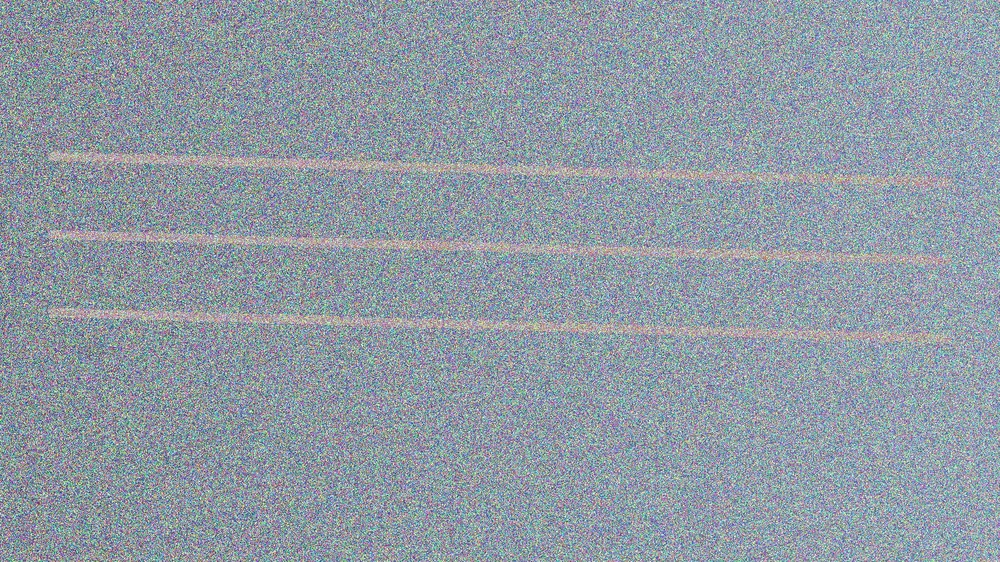
#> input picture tests/test_data/images/conductor_sample.jpg, 1000 x 562 px, shrunk from 1920 x 1080 before the run; its folder holds only this picture in this run
$ python generate_adversarial_images.py
#> lines starting #> are read from the running program, lines starting #| are printed output that depends on the picture; after the words box and inside, x2 and y2 are one past the last pixel; in counts of white or black regions, pixels touching at a corner belong together
#!/usr/bin/env python3
"""
Adversarial Image Generator for Infrastructure Detection Model Testing

This script generates challenging augmented images to stress-test and potentially
confuse the infrastructure detection model. Techniques include:

1. Weather effects (fog, rain, snow, haze)
2. Lighting extremes (night, overexposure, harsh shadows)
3. Motion and camera blur
4. Occlusion and partial visibility
5. Noise and compression artifacts
6. Perspective distortions
7. Color/texture confusion patterns
8. Adversarial patches (confusing backgrounds)
"""

import os
import cv2
import numpy as np
from pathlib import Path
import random
import shutil

# Try to import albumentations, fall back to basic OpenCV if not available
try:
    import albumentations as A
    HAS_ALBUMENTATIONS = True
except ImportError:
    HAS_ALBUMENTATIONS = False
    print("Warning: albumentations not installed. Using basic OpenCV augmentations.")


class AdversarialImageGenerator:
    """Generate challenging images to test model robustness."""

    def __init__(self, output_dir: str = "adversarial_test_images"):
#> called with output_dir = '/home/user/BAHB/adversarial_test_images'
        self.output_dir = Path(output_dir)
        self.output_dir.mkdir(parents=True, exist_ok=True)

        # Create subdirectories for different challenge types
        self.challenge_types = [
            'weather', 'lighting', 'blur', 'occlusion',
            'noise', 'perspective', 'color_shift', 'combined'
        ]
        for challenge in self.challenge_types:
            (self.output_dir / challenge).mkdir(exist_ok=True)
#> in process_images, image is the input picture: shape (562, 1000, 3); mean B, G, R 165.1, 155, 144.1

    # ============= WEATHER EFFECTS =============
    def add_fog(self, image: np.ndarray, intensity: float = 0.5) -> np.ndarray:
        """Add realistic fog effect."""
#> called with intensity = 0.3
        fog_layer = np.ones_like(image, dtype=np.float32) * 255
        # Create varying fog density
        h, w = image.shape[:2]
        gradient = np.linspace(0.3, 1.0, h).reshape(-1, 1)
        gradient = np.tile(gradient, (1, w))
        gradient = np.stack([gradient] * 3, axis=-1)

        fog_layer = (fog_layer * gradient * intensity).astype(np.float32)
        image_float = image.astype(np.float32)
        result = image_float * (1 - intensity * 0.7) + fog_layer * intensity * 0.7
        return np.clip(result, 0, 255).astype(np.uint8)

    def add_rain(self, image: np.ndarray, intensity: float = 0.5) -> np.ndarray:
        """Add rain streaks effect."""
#> called with intensity = 0.6
        h, w = image.shape[:2]
        rain_layer = np.zeros((h, w), dtype=np.uint8)

        # Create rain streaks
        num_drops = int(intensity * 500)
        for _ in range(num_drops):
            x = random.randint(0, w - 1)
            y = random.randint(0, h - 1)
            length = random.randint(10, 30)
            thickness = 1
            # Rain falls at an angle
            angle = random.uniform(-0.2, 0.2)
            x2 = int(x + length * angle)
            y2 = min(h - 1, y + length)
            cv2.line(rain_layer, (x, y), (x2, y2), 200, thickness)
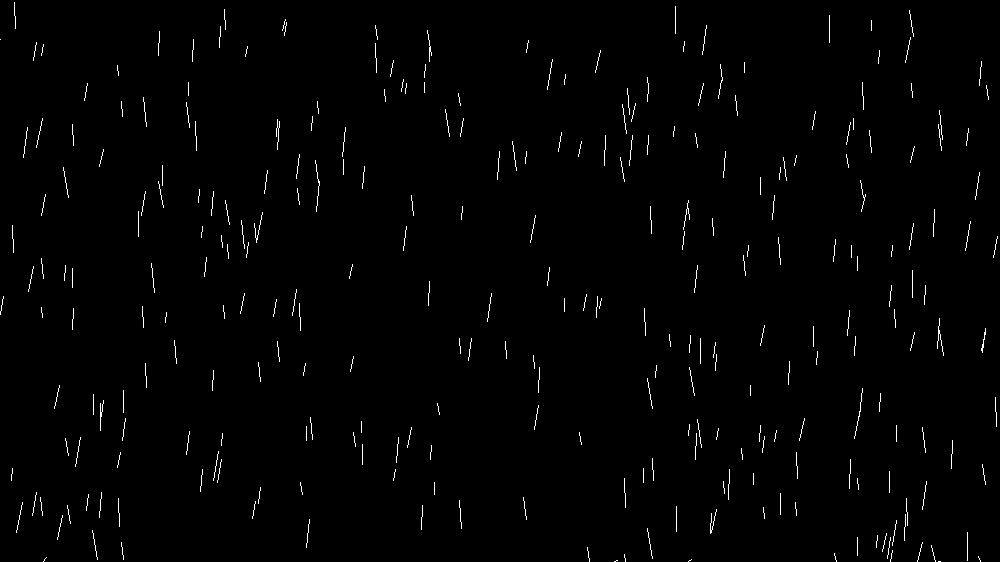
#> rain_layer: shape (562, 1000); values 0 (black) and 200 (white), 1.1% white in thin lines or dots

        # Blur the rain slightly
        rain_layer = cv2.GaussianBlur(rain_layer, (3, 3), 0)

        # Darken the image slightly (rain = overcast)
        darkened = cv2.addWeighted(image, 0.85, np.zeros_like(image), 0, 0)

        # Add rain layer
        rain_layer = cv2.cvtColor(rain_layer, cv2.COLOR_GRAY2BGR)
#> rain_layer: shape (562, 1000, 3)
        result = cv2.add(darkened, rain_layer)
        return result

    def add_snow(self, image: np.ndarray, intensity: float = 0.5) -> np.ndarray:
        """Add snow effect."""
#> called with intensity = 0.5
        h, w = image.shape[:2]
        snow_layer = np.zeros((h, w), dtype=np.uint8)

        num_flakes = int(intensity * 1000)
        for _ in range(num_flakes):
            x = random.randint(0, w - 1)
            y = random.randint(0, h - 1)
            radius = random.randint(1, 3)
            cv2.circle(snow_layer, (x, y), radius, 255, -1)
#> snow_layer: shape (562, 1000); 1.4% white; 480 white regions (314 under 20 px), largest, box (x1, y1, x2, y2) and area: (862, 0, 872, 13) 71, (472, 32, 484, 41) 56, (278, 413, 285, 425) 42

        snow_layer = cv2.GaussianBlur(snow_layer, (5, 5), 0)
        snow_layer = cv2.cvtColor(snow_layer, cv2.COLOR_GRAY2BGR)
#> snow_layer: shape (562, 1000, 3)

        # Brighten image slightly for snow conditions
        brightened = cv2.addWeighted(image, 1.1, np.ones_like(image) * 30, 0.1, 0)
        result = cv2.add(brightened, snow_layer)
        return np.clip(result, 0, 255).astype(np.uint8)

    # ============= LIGHTING EFFECTS =============
    def simulate_night(self, image: np.ndarray, darkness: float = 0.7) -> np.ndarray:
        """Simulate nighttime/low-light conditions."""
#> called with darkness = 0.7
        # Reduce brightness significantly
        dark = cv2.addWeighted(image, 1 - darkness, np.zeros_like(image), 0, 0)
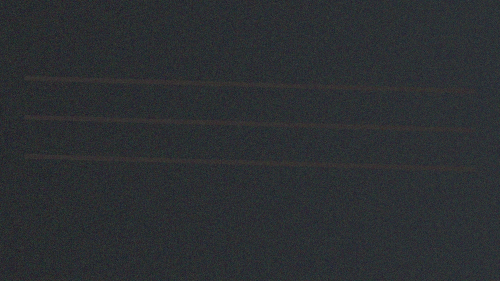
#> dark: shape (562, 1000, 3) (shown at 1/2 size); mean B, G, R 49.6, 46.5, 43.3

        # Add noise typical of low-light cameras
        noise = np.random.normal(0, 15, image.shape).astype(np.float32)
        result = dark.astype(np.float32) + noise

        # Shift color slightly blue (night sky reflection)
        result[:, :, 0] = result[:, :, 0] * 1.1  # Increase blue
        result[:, :, 2] = result[:, :, 2] * 0.9  # Decrease red

        return np.clip(result, 0, 255).astype(np.uint8)

    def simulate_overexposure(self, image: np.ndarray, intensity: float = 0.5) -> np.ndarray:
        """Simulate overexposed/washed out conditions."""
#> called with intensity = 0.6
        # Increase brightness and reduce contrast
        bright = cv2.addWeighted(image, 1.0 + intensity,
                                  np.ones_like(image) * 50, intensity, 0)
        # Reduce saturation
        hsv = cv2.cvtColor(bright, cv2.COLOR_BGR2HSV).astype(np.float32)
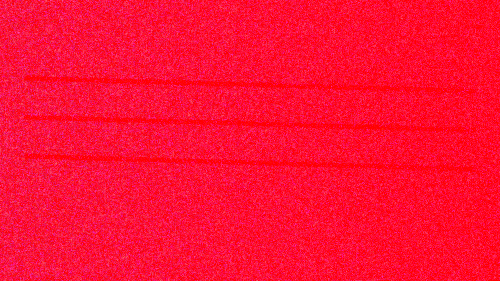
#> hsv: shape (562, 1000, 3) float32 (shown at 1/2 size); mean B, G, R 51.1, 15.2, 252.4
        hsv[:, :, 1] = hsv[:, :, 1] * (1 - intensity * 0.5)
        result = cv2.cvtColor(hsv.astype(np.uint8), cv2.COLOR_HSV2BGR)
        return np.clip(result, 0, 255).astype(np.uint8)

    def add_harsh_shadows(self, image: np.ndarray) -> np.ndarray:
        """Add harsh shadow patterns that might confuse detection."""
        h, w = image.shape[:2]
        shadow_mask = np.ones((h, w), dtype=np.float32)

        # Create random diagonal shadow bands
        num_shadows = random.randint(2, 5)
        for _ in range(num_shadows):
            angle = random.uniform(-45, 45)
            width = random.randint(50, 150)
            start_x = random.randint(-w, w)

            for y in range(h):
                x_offset = int(y * np.tan(np.radians(angle)))
                x1 = max(0, start_x + x_offset)
                x2 = min(w, x1 + width)
                shadow_mask[y, x1:x2] *= 0.4
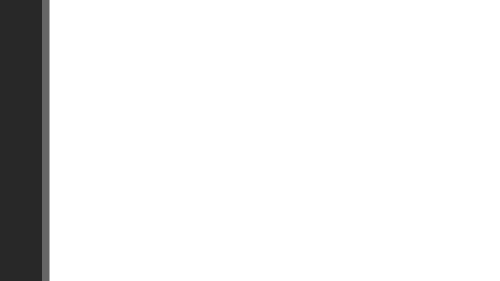
#> shadow_mask: shape (562, 1000) float32 (shown at 1/2 size); min 0.16, max 1, mean 0.92

        shadow_mask = cv2.GaussianBlur(shadow_mask, (21, 21), 0)
        shadow_mask = np.stack([shadow_mask] * 3, axis=-1)
        result = (image.astype(np.float32) * shadow_mask).astype(np.uint8)
        return result

    # ============= BLUR EFFECTS =============
    def add_motion_blur(self, image: np.ndarray, kernel_size: int = 15) -> np.ndarray:
        """Add motion blur simulating camera/subject movement."""
#> called with kernel_size = 20
        kernel = np.zeros((kernel_size, kernel_size))
        angle = random.uniform(0, 180)
        kernel[kernel_size // 2, :] = 1

        # Rotate kernel for angled motion blur
        M = cv2.getRotationMatrix2D((kernel_size / 2, kernel_size / 2), angle, 1)
        kernel = cv2.warpAffine(kernel, M, (kernel_size, kernel_size))
        kernel = kernel / kernel.sum()

        return cv2.filter2D(image, -1, kernel)

    def add_defocus_blur(self, image: np.ndarray, intensity: int = 15) -> np.ndarray:
        """Add defocus/out-of-focus blur."""
#> called with intensity = 10
        return cv2.GaussianBlur(image, (intensity * 2 + 1, intensity * 2 + 1), 0)

    # ============= OCCLUSION EFFECTS =============
    def add_random_occlusion(self, image: np.ndarray, coverage: float = 0.3) -> np.ndarray:
        """Add random occlusion blocks simulating obstacles."""
#> called with coverage = 0.25
        h, w = image.shape[:2]
        result = image.copy()

        num_blocks = int(coverage * 10)
        for _ in range(num_blocks):
            block_w = random.randint(w // 10, w // 4)
            block_h = random.randint(h // 10, h // 4)
            x = random.randint(0, w - block_w)
            y = random.randint(0, h - block_h)

            # Fill with random color or pattern
            if random.random() > 0.5:
                color = (random.randint(0, 255), random.randint(0, 255), random.randint(0, 255))
                cv2.rectangle(result, (x, y), (x + block_w, y + block_h), color, -1)
            else:
                # Use noise pattern
                noise = np.random.randint(0, 255, (block_h, block_w, 3), dtype=np.uint8)
                result[y:y+block_h, x:x+block_w] = noise
#> result: shape (562, 1000, 3); 4.85% of pixels changed, all inside (x1, y1, x2, y2) = (618, 16, 819, 197)

        return result

    def add_grid_overlay(self, image: np.ndarray, grid_size: int = 50) -> np.ndarray:
        """Add grid pattern that might interfere with detection."""
#> called with grid_size = 40
        h, w = image.shape[:2]
        result = image.copy()

        # Draw grid lines
        for x in range(0, w, grid_size):
            cv2.line(result, (x, 0), (x, h), (0, 0, 0), 2)
#> result: shape (562, 1000, 3); 7.4% of pixels changed, all inside (x1, y1, x2, y2) = (0, 0, 962, 562)
        for y in range(0, h, grid_size):
            cv2.line(result, (0, y), (w, y), (0, 0, 0), 2)
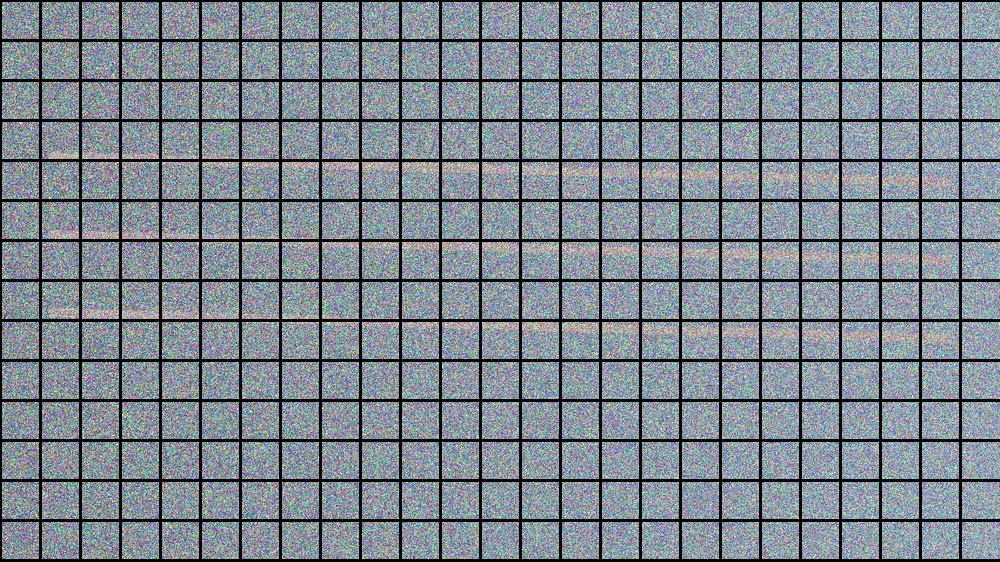
#> result: shape (562, 1000, 3); mean B, G, R 141, 132.3, 123

        return result

    # ============= NOISE EFFECTS =============
    def add_gaussian_noise(self, image: np.ndarray, sigma: float = 30) -> np.ndarray:
        """Add Gaussian noise."""
#> called with sigma = 40
        noise = np.random.normal(0, sigma, image.shape).astype(np.float32)
        result = image.astype(np.float32) + noise
        return np.clip(result, 0, 255).astype(np.uint8)

    def add_salt_pepper_noise(self, image: np.ndarray, amount: float = 0.05) -> np.ndarray:
        """Add salt and pepper noise."""
#> called with amount = 0.05
        result = image.copy()
        h, w = image.shape[:2]

        # Salt
        num_salt = int(amount * h * w)
        coords = [np.random.randint(0, i - 1, num_salt) for i in (h, w)]
        result[coords[0], coords[1]] = 255

        # Pepper
        num_pepper = int(amount * h * w)
        coords = [np.random.randint(0, i - 1, num_pepper) for i in (h, w)]
        result[coords[0], coords[1]] = 0

        return result

    def add_jpeg_artifacts(self, image: np.ndarray, quality: int = 10) -> np.ndarray:
        """Add JPEG compression artifacts."""
#> called with quality = 15
        encode_param = [int(cv2.IMWRITE_JPEG_QUALITY), quality]
#> encode_param = [1, 15]
        _, encoded = cv2.imencode('.jpg', image, encode_param)
        return cv2.imdecode(encoded, cv2.IMREAD_COLOR)

    # ============= PERSPECTIVE EFFECTS =============
    def random_perspective(self, image: np.ndarray, intensity: float = 0.2) -> np.ndarray:
        """Apply random perspective transformation."""
#> called with intensity = 0.25
        h, w = image.shape[:2]

        # Define source points (corners)
        src = np.float32([[0, 0], [w, 0], [w, h], [0, h]])

        # Add random offsets to destination points
        offset = int(min(h, w) * intensity)
        dst = np.float32([
            [random.randint(0, offset), random.randint(0, offset)],
            [w - random.randint(0, offset), random.randint(0, offset)],
            [w - random.randint(0, offset), h - random.randint(0, offset)],
            [random.randint(0, offset), h - random.randint(0, offset)]
        ])

        M = cv2.getPerspectiveTransform(src, dst)
#> M = [[0.677, 0.0071, 79], [-0.0721, 0.759, 84], [-0.000206, 6.65e-05, 1]]
        return cv2.warpPerspective(image, M, (w, h))

    # ============= COLOR CONFUSION =============
    def shift_hue(self, image: np.ndarray, shift: int = 30) -> np.ndarray:
        """Shift hue to create unusual color combinations."""
#> called with shift = 60
        hsv = cv2.cvtColor(image, cv2.COLOR_BGR2HSV)
#> hsv: shape (562, 1000, 3); mean H, S, V 102.8, 42.5, 168.3
        hsv[:, :, 0] = (hsv[:, :, 0].astype(int) + shift) % 180
#> hsv: shape (562, 1000, 3); mean H, S, V 117.9, 42.5, 168.3
        return cv2.cvtColor(hsv, cv2.COLOR_HSV2BGR)

    def invert_colors(self, image: np.ndarray) -> np.ndarray:
        """Invert colors (negative)."""
        return 255 - image
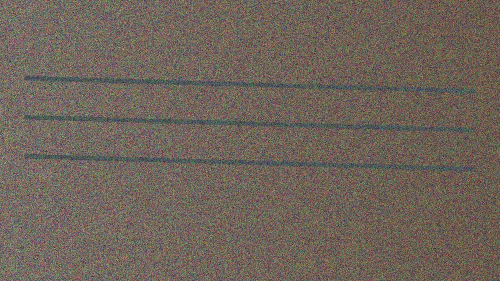
#> returned value: shape (562, 1000, 3) (shown at 1/2 size); mean of channels 0, 1, 2 89.9, 100, 110.9; drawn as B, G, R

    def reduce_colors(self, image: np.ndarray, levels: int = 4) -> np.ndarray:
        """Posterize - reduce color levels."""
#> called with levels = 4
        divisor = 256 // levels
        return (image // divisor) * divisor

    # ============= COMBINED STRESS TEST =============
    def extreme_stress_test(self, image: np.ndarray) -> np.ndarray:
        """Apply multiple challenging augmentations."""
        result = image.copy()

        # Apply random combination
        augmentations = [
            lambda img: self.add_fog(img, random.uniform(0.3, 0.7)),
            lambda img: self.simulate_night(img, random.uniform(0.5, 0.8)),
            lambda img: self.add_motion_blur(img, random.randint(10, 25)),
            lambda img: self.add_gaussian_noise(img, random.uniform(20, 50)),
            lambda img: self.add_random_occlusion(img, random.uniform(0.1, 0.3)),
            lambda img: self.random_perspective(img, random.uniform(0.1, 0.3)),
        ]

        # Apply 2-4 random augmentations
        num_augs = random.randint(2, 4)
        selected = random.sample(augmentations, num_augs)

        for aug in selected:
            result = aug(result)

        return result

    def generate_all_variants(self, image: np.ndarray, base_name: str):
        """Generate all adversarial variants of an image."""
        variants = {}

        # Weather
        variants['weather/fog_light'] = self.add_fog(image, 0.3)
        variants['weather/fog_heavy'] = self.add_fog(image, 0.7)
        variants['weather/rain'] = self.add_rain(image, 0.6)
        variants['weather/snow'] = self.add_snow(image, 0.5)

        # Lighting
        variants['lighting/night'] = self.simulate_night(image, 0.7)
        variants['lighting/overexposed'] = self.simulate_overexposure(image, 0.6)
        variants['lighting/harsh_shadows'] = self.add_harsh_shadows(image)

        # Blur
        variants['blur/motion'] = self.add_motion_blur(image, 20)
        variants['blur/defocus'] = self.add_defocus_blur(image, 10)

        # Occlusion
        variants['occlusion/random_blocks'] = self.add_random_occlusion(image, 0.25)
        variants['occlusion/grid'] = self.add_grid_overlay(image, 40)

        # Noise
        variants['noise/gaussian'] = self.add_gaussian_noise(image, 40)
        variants['noise/salt_pepper'] = self.add_salt_pepper_noise(image, 0.05)
        variants['noise/jpeg_artifacts'] = self.add_jpeg_artifacts(image, 15)

        # Perspective
        variants['perspective/distorted'] = self.random_perspective(image, 0.25)

        # Color
        variants['color_shift/hue_shift'] = self.shift_hue(image, 60)
        variants['color_shift/inverted'] = self.invert_colors(image)
        variants['color_shift/posterized'] = self.reduce_colors(image, 4)

        # Combined stress tests
        for i in range(3):
            variants[f'combined/stress_test_{i+1}'] = self.extreme_stress_test(image)
#> this loop made 3 passes
#> pass 1, in add_gaussian_noise (call 2), `result = image.astype(np.float32) + noise`:
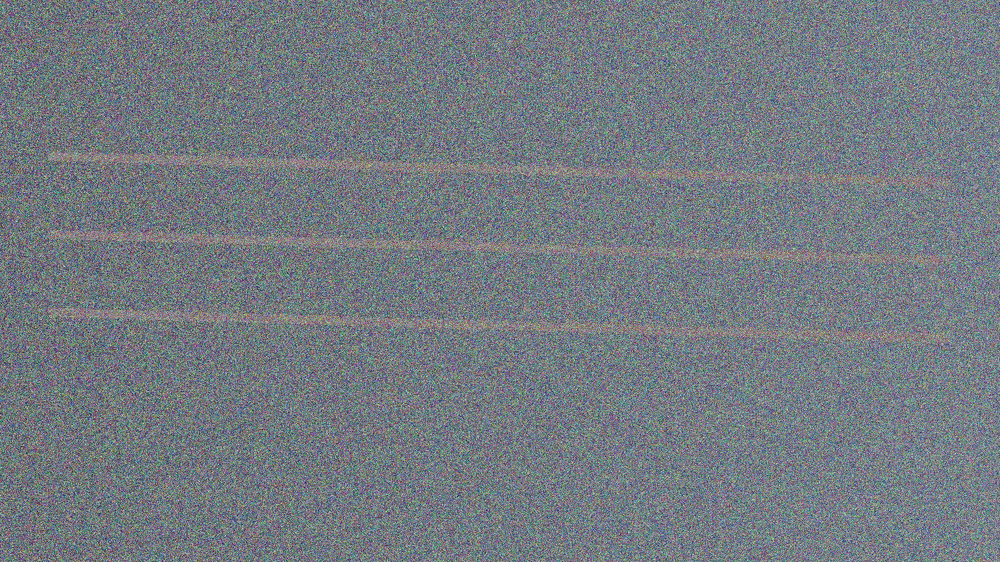
#> result: shape (562, 1000, 3) float32; mean B, G, R 165.2, 155, 144.1; drawn with min black and max white
#> after the loop, variants = 21 items

        # Save all variants
        for variant_path, variant_img in variants.items():
            save_path = self.output_dir / f"{variant_path}_{base_name}"
            save_path.parent.mkdir(parents=True, exist_ok=True)
            cv2.imwrite(str(save_path), variant_img)
#> this loop made 21 passes
#> variant_path on passes 1 to 8: 'weather/fog_light', 'weather/fog_heavy', 'weather/rain', 'weather/snow', 'lighting/night', 'lighting/overexposed', 'lighting/harsh_shadows', 'blur/motion'

        return len(variants)


def process_images(input_dir: str, output_dir: str, num_images: int = 20):
    """Process a sample of images and generate adversarial variants."""
    generator = AdversarialImageGenerator(output_dir)

    input_path = Path(input_dir)
    images = list(input_path.glob("*.jpg")) + list(input_path.glob("*.png"))

    if len(images) == 0:
        print(f"No images found in {input_dir}")
        return

    # Sample random images
    sample = random.sample(images, min(num_images, len(images)))

    total_generated = 0
    for img_path in sample:
        print(f"Processing: {img_path.name}")
        image = cv2.imread(str(img_path))
        if image is None:
            continue

        count = generator.generate_all_variants(image, img_path.name)
#> count = 21
        total_generated += count
#> total_generated = 21
        print(f"  Generated {count} variants")
#|   Generated 21 variants

    print(f"\nTotal adversarial images generated: {total_generated}")
#| Total adversarial images generated: 21
    print(f"Output directory: {output_dir}")


if __name__ == "__main__":
    import argparse

    parser = argparse.ArgumentParser(description="Generate adversarial test images")
    parser.add_argument("--input", "-i", default="/home/user/BAHB/data/processed/val/images",
                        help="Input image directory")
    parser.add_argument("--output", "-o", default="/home/user/BAHB/adversarial_test_images",
                        help="Output directory for adversarial images")
    parser.add_argument("--num", "-n", type=int, default=20,
                        help="Number of source images to process")

    args = parser.parse_args()

    print("=" * 60)
    print("ADVERSARIAL IMAGE GENERATOR")
    print("Generating challenging images to stress-test the model")
    print("=" * 60)

    process_images(args.input, args.output, args.num)
